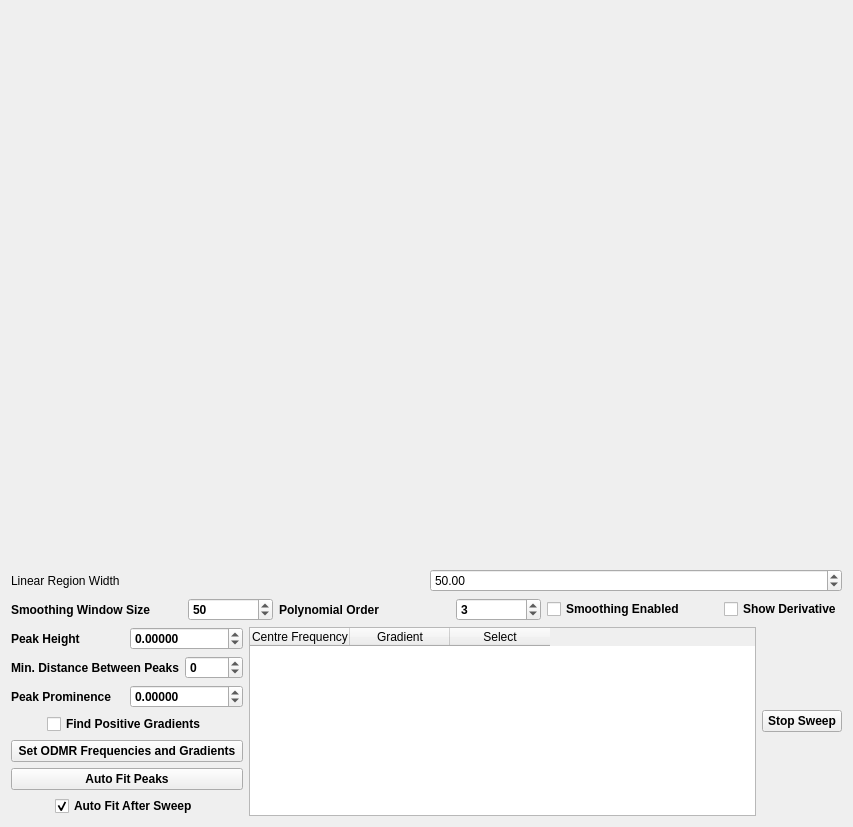
<?xml version="1.0" encoding="UTF-8"?>
<ui version="4.0">
 <class>ODMRGraphWindow</class>
 <widget class="QWidget" name="ODMRGraphWindow">
  <property name="geometry">
   <rect>
    <x>0</x>
    <y>0</y>
    <width>853</width>
    <height>827</height>
   </rect>
  </property>
  <property name="windowTitle">
   <string>ODMR Graph</string>
  </property>
  <layout class="QVBoxLayout" name="verticalLayout" stretch="100,5,5,5">
   <item>
    <layout class="QHBoxLayout" name="horizontalLayout_5" stretch="100">
     <property name="spacing">
      <number>9</number>
     </property>
     <item>
      <widget class="PlotWidget" name="graphWidget" native="true">
       <property name="minimumSize">
        <size>
         <width>800</width>
         <height>300</height>
        </size>
       </property>
       <property name="font">
        <font>
         <bold>true</bold>
        </font>
       </property>
       <property name="autoFillBackground">
        <bool>false</bool>
       </property>
      </widget>
     </item>
    </layout>
   </item>
   <item>
    <layout class="QHBoxLayout" name="horizontalLayout_2" stretch="10,10">
     <item>
      <widget class="QLabel" name="label_4">
       <property name="text">
        <string>Linear Region Width</string>
       </property>
      </widget>
     </item>
     <item>
      <widget class="QDoubleSpinBox" name="odmrRegionFitBox">
       <property name="minimum">
        <double>2.000000000000000</double>
       </property>
       <property name="maximum">
        <double>1000.000000000000000</double>
       </property>
       <property name="value">
        <double>50.000000000000000</double>
       </property>
      </widget>
     </item>
    </layout>
   </item>
   <item>
    <layout class="QHBoxLayout" name="horizontalLayout_6" stretch="10,5,10,5,10,0">
     <item>
      <widget class="QLabel" name="label">
       <property name="font">
        <font>
         <bold>true</bold>
        </font>
       </property>
       <property name="text">
        <string>Smoothing Window Size</string>
       </property>
      </widget>
     </item>
     <item>
      <widget class="QSpinBox" name="smoothWindowBox">
       <property name="font">
        <font>
         <bold>true</bold>
        </font>
       </property>
       <property name="maximum">
        <number>100000</number>
       </property>
       <property name="value">
        <number>50</number>
       </property>
      </widget>
     </item>
     <item>
      <widget class="QLabel" name="label_2">
       <property name="font">
        <font>
         <bold>true</bold>
        </font>
       </property>
       <property name="text">
        <string>Polynomial Order</string>
       </property>
      </widget>
     </item>
     <item>
      <widget class="QSpinBox" name="polyorderSpinBox">
       <property name="font">
        <font>
         <bold>true</bold>
        </font>
       </property>
       <property name="value">
        <number>3</number>
       </property>
      </widget>
     </item>
     <item>
      <widget class="QCheckBox" name="smoothingCheckBox">
       <property name="font">
        <font>
         <bold>true</bold>
        </font>
       </property>
       <property name="text">
        <string>Smoothing Enabled</string>
       </property>
      </widget>
     </item>
     <item>
      <widget class="QCheckBox" name="showDerivativeCheckbox">
       <property name="font">
        <font>
         <bold>true</bold>
        </font>
       </property>
       <property name="text">
        <string>Show Derivative</string>
       </property>
       <property name="checkable">
        <bool>true</bool>
       </property>
       <property name="checked">
        <bool>false</bool>
       </property>
       <property name="tristate">
        <bool>false</bool>
       </property>
      </widget>
     </item>
    </layout>
   </item>
   <item>
    <layout class="QHBoxLayout" name="horizontalLayout_4" stretch="5,12,0">
     <item>
    <layout class="QVBoxLayout" name="verticalLayout_2" stretch="0,0,0,0,0,0,0">
       <property name="spacing">
        <number>6</number>
       </property>
       <item>
        <layout class="QHBoxLayout" name="horizontalLayout_8">
         <item>
          <widget class="QLabel" name="label_5">
           <property name="font">
            <font>
             <bold>true</bold>
            </font>
           </property>
           <property name="text">
            <string>Peak Height</string>
           </property>
          </widget>
         </item>
         <item>
          <widget class="QDoubleSpinBox" name="peakHeightSpinBox">
           <property name="font">
            <font>
             <bold>true</bold>
            </font>
           </property>
           <property name="decimals">
            <number>5</number>
           </property>
           <property name="minimum">
            <double>-1000.000000000000000</double>
           </property>
           <property name="maximum">
            <double>1000.000000000000000</double>
           </property>
           <property name="singleStep">
            <double>0.100000000000000</double>
           </property>
          </widget>
         </item>
        </layout>
       </item>
       <item>
        <layout class="QHBoxLayout" name="horizontalLayout_9">
         <item>
          <widget class="QLabel" name="label_6">
           <property name="font">
            <font>
             <bold>true</bold>
            </font>
           </property>
           <property name="text">
            <string>Min. Distance Between Peaks</string>
           </property>
          </widget>
         </item>
         <item>
          <widget class="QSpinBox" name="peakDistanceSpinBox">
           <property name="font">
            <font>
             <bold>true</bold>
            </font>
           </property>
           <property name="minimum">
            <number>-1000</number>
           </property>
           <property name="maximum">
            <number>1000</number>
           </property>
           <property name="value">
            <number>0</number>
           </property>
          </widget>
         </item>
        </layout>
       </item>
       <item>
        <layout class="QHBoxLayout" name="horizontalLayout_10" stretch="0,0">
         <item>
          <widget class="QLabel" name="label_7">
           <property name="font">
            <font>
             <bold>true</bold>
            </font>
           </property>
           <property name="text">
            <string>Peak Prominence</string>
           </property>
          </widget>
         </item>
         <item>
          <widget class="QDoubleSpinBox" name="peakPromSpinBox">
           <property name="font">
            <font>
             <bold>true</bold>
            </font>
           </property>
           <property name="decimals">
            <number>5</number>
           </property>
           <property name="minimum">
            <double>-1000.000000000000000</double>
           </property>
           <property name="maximum">
            <double>1000.000000000000000</double>
           </property>
           <property name="singleStep">
            <double>0.100000000000000</double>
           </property>
          </widget>
         </item>
        </layout>
       </item>
       <item alignment="Qt::AlignHCenter">
        <widget class="QCheckBox" name="usePositiveGradientsCheckBox">
         <property name="sizePolicy">
          <sizepolicy hsizetype="Preferred" vsizetype="Fixed">
           <horstretch>0</horstretch>
           <verstretch>0</verstretch>
          </sizepolicy>
         </property>
         <property name="font">
          <font>
           <bold>true</bold>
           <underline>false</underline>
          </font>
         </property>
         <property name="text">
          <string>Find Positive Gradients</string>
         </property>
        </widget>
       </item>
       <item>
        <widget class="QPushButton" name="setODMRButton">
         <property name="font">
          <font>
           <bold>true</bold>
          </font>
         </property>
         <property name="text">
          <string>Set ODMR Frequencies and Gradients</string>
         </property>
        </widget>
       </item>
            <item>
             <widget class="QPushButton" name="autoFitButton">
                <property name="font">
                 <font>
                    <bold>true</bold>
                 </font>
                </property>
                <property name="text">
                 <string>Auto Fit Peaks</string>
                </property>
             </widget>
            </item>
            <item alignment="Qt::AlignHCenter">
             <widget class="QCheckBox" name="autoFitAfterSweepCheckBox">
                <property name="font">
                 <font>
                    <bold>true</bold>
                 </font>
                </property>
                <property name="text">
                 <string>Auto Fit After Sweep</string>
                </property>
                <property name="checked">
                 <bool>true</bool>
                </property>
             </widget>
            </item>
      </layout>
     </item>
     <item>
      <widget class="QTableWidget" name="linearRegionTable">
       <column>
        <property name="text">
         <string>Centre Frequency</string>
        </property>
       </column>
       <column>
        <property name="text">
         <string>Gradient</string>
        </property>
       </column>
       <column>
        <property name="text">
         <string>Select</string>
        </property>
       </column>
      </widget>
     </item>
     <item>
      <widget class="QPushButton" name="stopSweepButton">
       <property name="font">
        <font>
         <bold>true</bold>
        </font>
       </property>
       <property name="text">
        <string>Stop Sweep</string>
       </property>
      </widget>
     </item>
    </layout>
   </item>
  </layout>
 </widget>
 <customwidgets>
  <customwidget>
   <class>PlotWidget</class>
   <extends>QWidget</extends>
   <header>pyqtgraph</header>
   <container>1</container>
  </customwidget>
 </customwidgets>
 <resources/>
 <connections/>
</ui>
